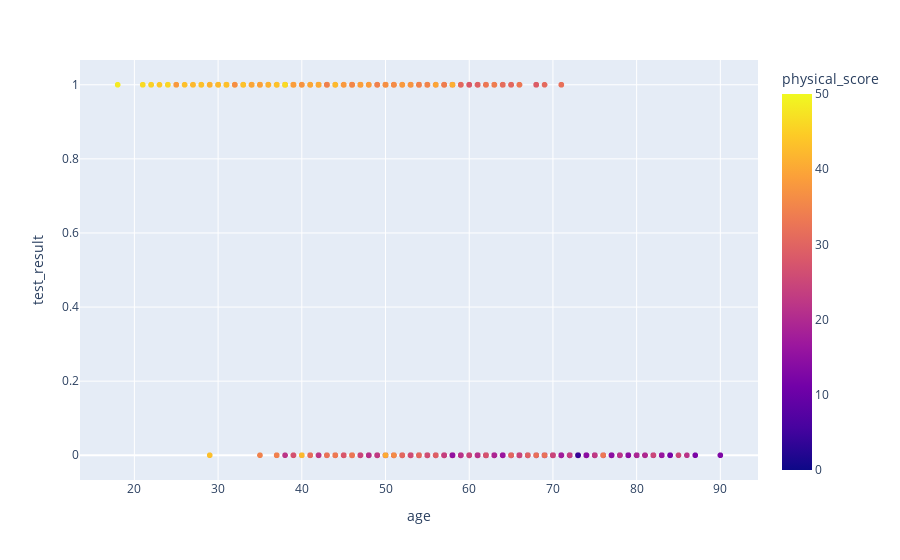
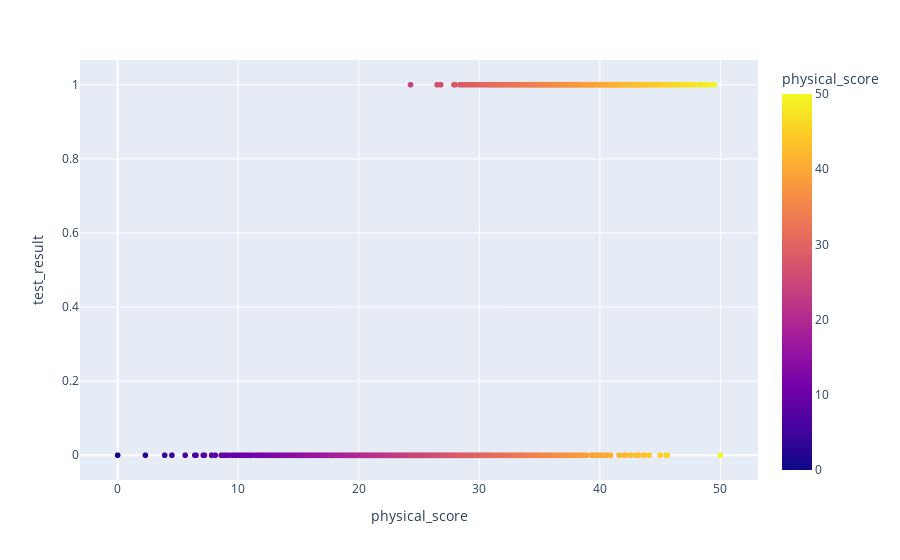
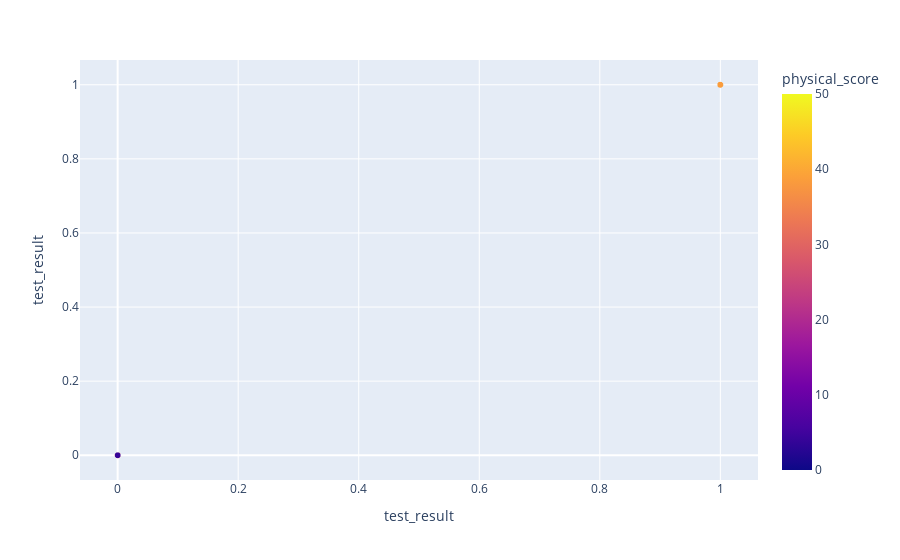

Notebook cell for these charts, in order:
### Code cell
for i in df.columns:
    fig = px.scatter(df,x=i,y="test_result",color="physical_score")
    fig.show()

### Figure 1 — Plotly figure (JSON) as saved in the notebook; plotly's stock layout.template omitted (floating-point values rounded to 4 significant figures; data arrays with more than 128 entries replaced by an {"elided": "..."} marker saying what was removed)
{"data": [{"hovertemplate": "age=%{x}<br>test_result=%{y}<br>physical_score=%{marker.color}<extra></extra>", "legendgroup": "", "marker": {"color": {"elided": "5000 float values"}, "coloraxis": "coloraxis", "symbol": "circle"}, "mode": "markers", "name": "", "showlegend": false, "type": "scattergl", "x": {"elided": "5000 int values"}, "xaxis": "x", "y": {"elided": "5000 int values"}, "yaxis": "y"}], "layout": {"coloraxis": {"colorbar": {"title": {"text": "physical_score"}}, "colorscale": [[0, "#0d0887"], [0.1111, "#46039f"], [0.2222, "#7201a8"], [0.3333, "#9c179e"], [0.4444, "#bd3786"], [0.5556, "#d8576b"], [0.6667, "#ed7953"], [0.7778, "#fb9f3a"], [0.8889, "#fdca26"], [1, "#f0f921"]]}, "legend": {"tracegroupgap": 0}, "margin": {"t": 60}, "xaxis": {"anchor": "y", "domain": [0, 1], "title": {"text": "age"}}, "yaxis": {"anchor": "x", "domain": [0, 1], "title": {"text": "test_result"}}}}

### Figure 2 — Plotly figure (JSON) as saved in the notebook; plotly's stock layout.template omitted (floating-point values rounded to 4 significant figures; data arrays with more than 128 entries replaced by an {"elided": "..."} marker saying what was removed)
{"data": [{"hovertemplate": "physical_score=%{marker.color}<br>test_result=%{y}<extra></extra>", "legendgroup": "", "marker": {"color": {"elided": "5000 float values"}, "coloraxis": "coloraxis", "symbol": "circle"}, "mode": "markers", "name": "", "showlegend": false, "type": "scattergl", "x": {"elided": "5000 float values"}, "xaxis": "x", "y": {"elided": "5000 int values"}, "yaxis": "y"}], "layout": {"coloraxis": {"colorbar": {"title": {"text": "physical_score"}}, "colorscale": [[0, "#0d0887"], [0.1111, "#46039f"], [0.2222, "#7201a8"], [0.3333, "#9c179e"], [0.4444, "#bd3786"], [0.5556, "#d8576b"], [0.6667, "#ed7953"], [0.7778, "#fb9f3a"], [0.8889, "#fdca26"], [1, "#f0f921"]]}, "legend": {"tracegroupgap": 0}, "margin": {"t": 60}, "xaxis": {"anchor": "y", "domain": [0, 1], "title": {"text": "physical_score"}}, "yaxis": {"anchor": "x", "domain": [0, 1], "title": {"text": "test_result"}}}}

### Figure 3 — Plotly figure (JSON) as saved in the notebook; plotly's stock layout.template omitted (floating-point values rounded to 4 significant figures; data arrays with more than 128 entries replaced by an {"elided": "..."} marker saying what was removed)
{"data": [{"hovertemplate": "test_result=%{y}<br>physical_score=%{marker.color}<extra></extra>", "legendgroup": "", "marker": {"color": {"elided": "5000 float values"}, "coloraxis": "coloraxis", "symbol": "circle"}, "mode": "markers", "name": "", "showlegend": false, "type": "scattergl", "x": {"elided": "5000 int values"}, "xaxis": "x", "y": {"elided": "5000 int values"}, "yaxis": "y"}], "layout": {"coloraxis": {"colorbar": {"title": {"text": "physical_score"}}, "colorscale": [[0, "#0d0887"], [0.1111, "#46039f"], [0.2222, "#7201a8"], [0.3333, "#9c179e"], [0.4444, "#bd3786"], [0.5556, "#d8576b"], [0.6667, "#ed7953"], [0.7778, "#fb9f3a"], [0.8889, "#fdca26"], [1, "#f0f921"]]}, "legend": {"tracegroupgap": 0}, "margin": {"t": 60}, "xaxis": {"anchor": "y", "domain": [0, 1], "title": {"text": "test_result"}}, "yaxis": {"anchor": "x", "domain": [0, 1], "title": {"text": "test_result"}}}}
